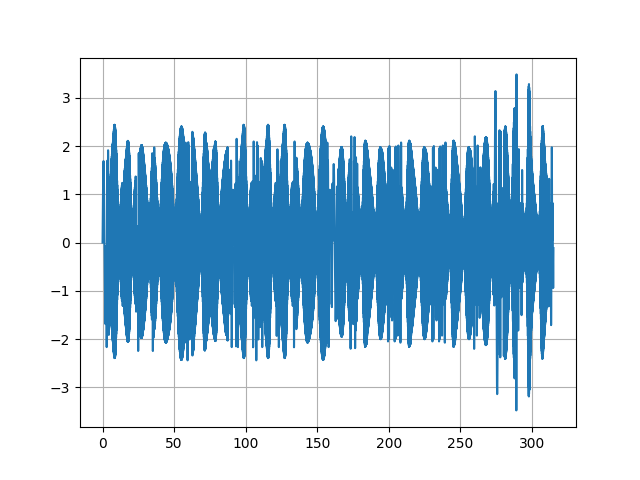
#> input picture GUI DESKARM/images data/ddq1.png, 640 x 480 px
$ python -i image_processor.py   (imports and definitions only)
#> lines starting #> are read from the running program, lines starting #| are printed output that depends on the picture; after the words box and inside, x2 and y2 are one past the last pixel; in counts of white or black regions, pixels touching at a corner belong together
#> further down, picture is the input picture: shape (480, 640, 3); mean B, G, R 232.9, 217.5, 195.3
import cv2
import numpy as np
import base64
import io
from PIL import Image
from svgpathtools import svg2paths, Path, Line, Arc, CubicBezier, QuadraticBezier
import tempfile
import os

# [320 lines left out: functions process_image, _process_raster, _process_svg, analyze_complexity, not called in this run]

def _skeletonize(img):
    """
    Robust Skeletonization using Zhang-Suen Thinning Algorithm (Manual Implementation).
    Ensures 1-pixel width lines and preserves connectivity.
    """
    # 1. Binary image (0 or 1)
    img = img.copy() // 255
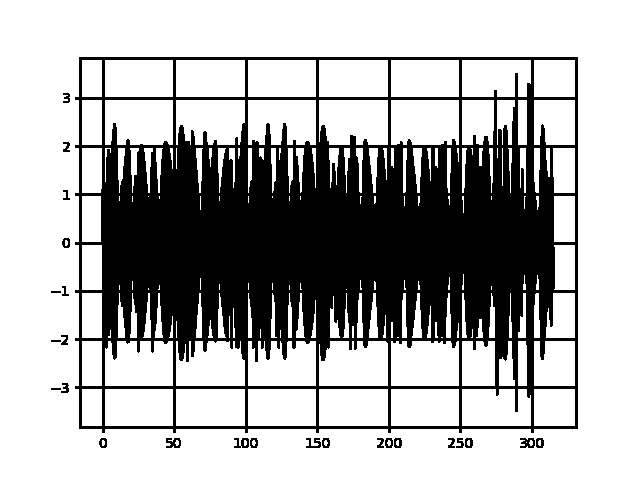
#> img: shape (480, 640, 3); values 0 (black) and 1 (white), 68.5% white; 25 black regions, largest, box (x1, y1, x2, y2) and area: (75, 57, 578, 433) 95394, (166, 438, 181, 448) 102, (520, 438, 535, 448) 101
    prev = np.zeros(img.shape, np.uint8)

    # Fast loop using OpenCV lookup tables or just standard thinning steps
    # Standard Step 1 & Step 2 of Zhang-Suen

    # [6 lines left out: function thinning_iteration, not called in this run]

    # Fallback to improved morphological skeletonization
    # It's faster and reliable enough for this application
    skel = np.zeros(img.shape, np.uint8)
    element = cv2.getStructuringElement(cv2.MORPH_CROSS, (3,3))
    temp = img.copy() * 255 # Back to 0-255

    while True:
        eroded = cv2.erode(temp, element)
        temp_ = cv2.dilate(eroded, element)
        temp_ = cv2.subtract(temp, temp_)
        skel = cv2.bitwise_or(skel, temp_)
        temp = eroded.copy()
        if cv2.countNonZero(temp) == 0:
            break
#> this loop made 1 pass
#> pass 1, in _skeletonize, `eroded = cv2.erode(temp, element)`:
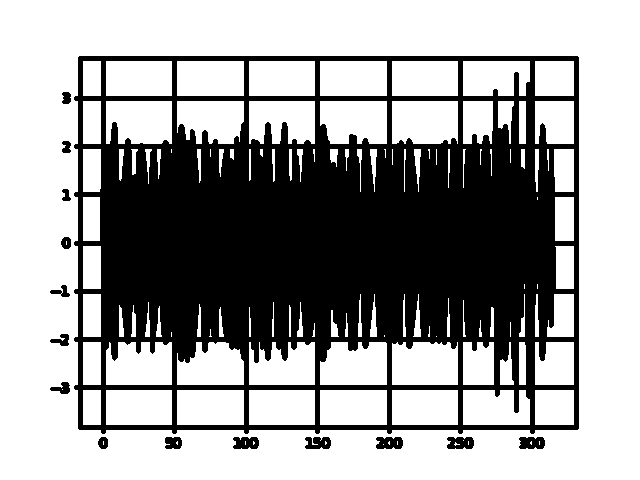
#> eroded: shape (480, 640, 3); 62.9% white; 15 black regions, largest, box (x1, y1, x2, y2) and area: (74, 56, 579, 434) 111510, (376, 437, 403, 449) 277, (447, 437, 474, 449) 274
#> pass 1, in _skeletonize, `temp_ = cv2.dilate(eroded, element)`:
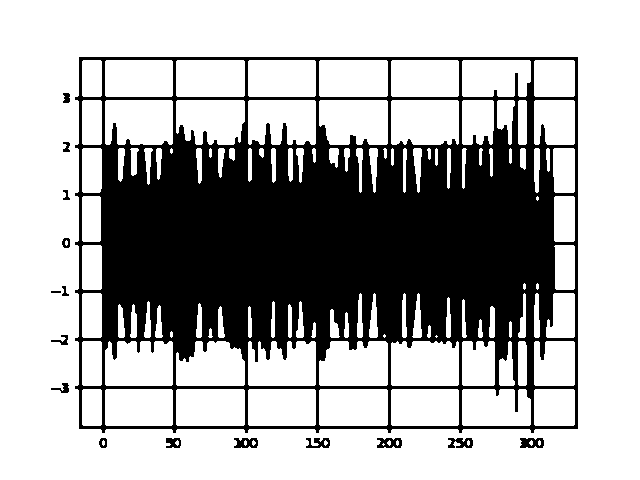
#> temp_: shape (480, 640, 3); 67.6% white; 16 black regions, largest, box (x1, y1, x2, y2) and area: (75, 57, 578, 433) 97977, (520, 438, 544, 448) 186, (377, 438, 402, 448) 182
#> pass 1, in _skeletonize, `temp_ = cv2.subtract(temp, temp_)`:
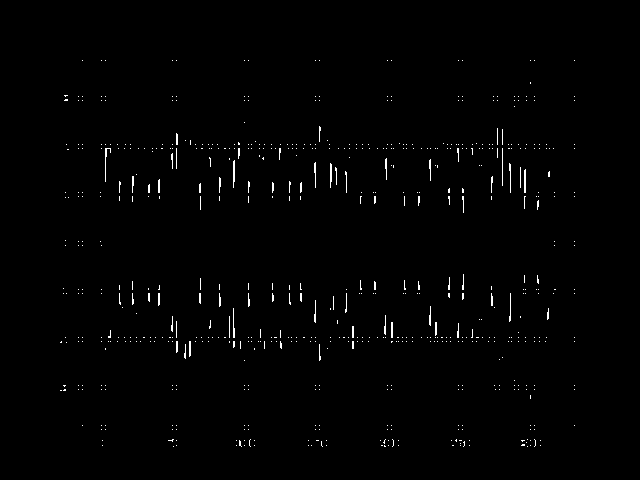
#> temp_: shape (480, 640, 3); 0.89% white in thin lines or dots, all inside (x1, y1, x2, y2) = (60, 60, 575, 447)

    return skel

# [238 lines left out: functions _prune_skeleton, _process_vector_bw, _chaikin_smooth, _sort_paths, optimize_patches, not called in this run]

>>> import cv2
>>> picture = cv2.imread('../images data/ddq1.png')
#> (the run stopped early here; a loop or call above may not have finished)

$ run again, on GUI DESKARM/images data/ddq2.png
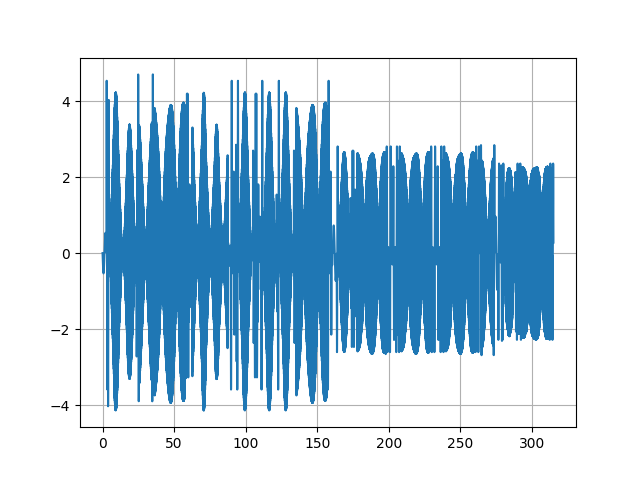
#> input picture GUI DESKARM/images data/ddq2.png, 640 x 480 px
#> picture is the input picture: shape (480, 640, 3); mean B, G, R 230.6, 213.1, 187.8
#> in _skeletonize, `img = img.copy() // 255`:
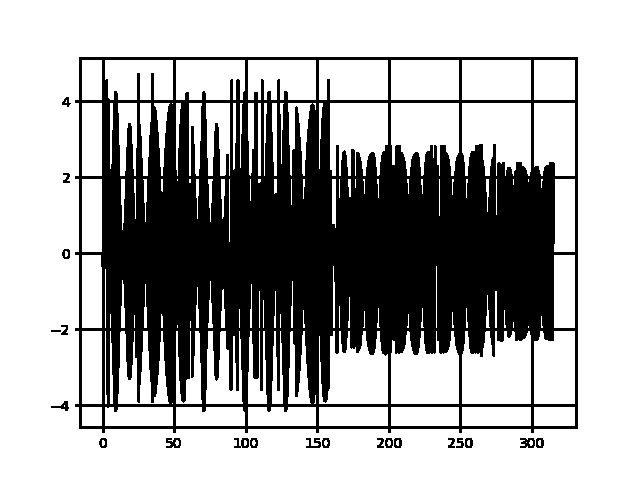
#> img: shape (480, 640, 3); values 0 (black) and 1 (white), 65.4% white; 21 black regions, largest, box (x1, y1, x2, y2) and area: (75, 57, 578, 433) 105010, (166, 438, 181, 448) 102, (520, 438, 535, 448) 101
#> the loop in _skeletonize, `while True:` made 1 pass
#> pass 1, in _skeletonize, `temp_ = cv2.subtract(temp, temp_)`:
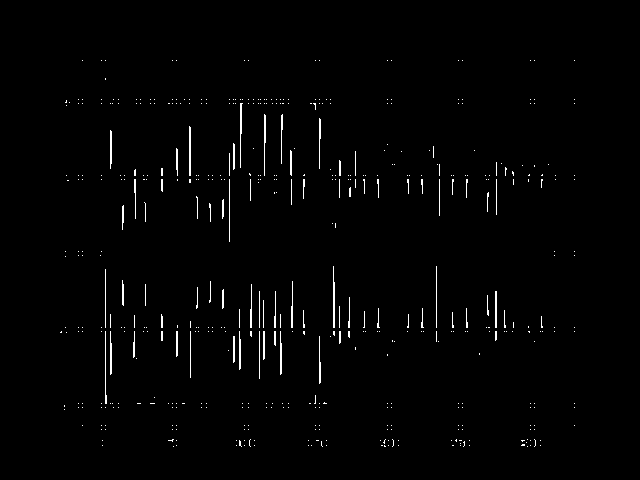
#> temp_: shape (480, 640, 3); 1.3% white in thin lines or dots, all inside (x1, y1, x2, y2) = (60, 60, 575, 447)

$ run again, on GUI DESKARM/images data/dq1.png
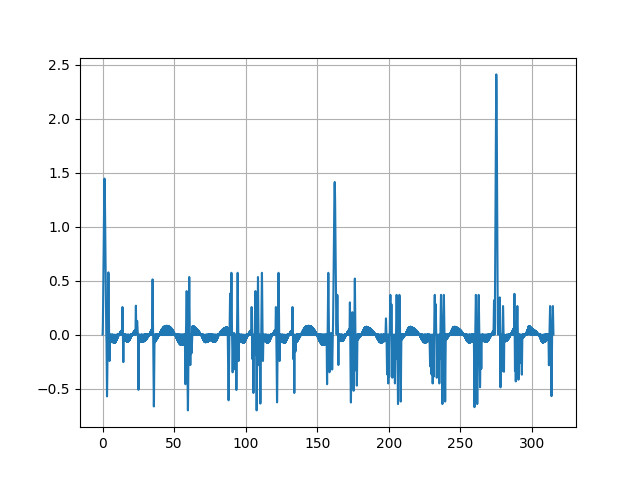
#> input picture GUI DESKARM/images data/dq1.png, 640 x 480 px
#> picture is the input picture: shape (480, 640, 3); mean B, G, R 247.2, 244.1, 239.5
#> in _skeletonize, `img = img.copy() // 255`:
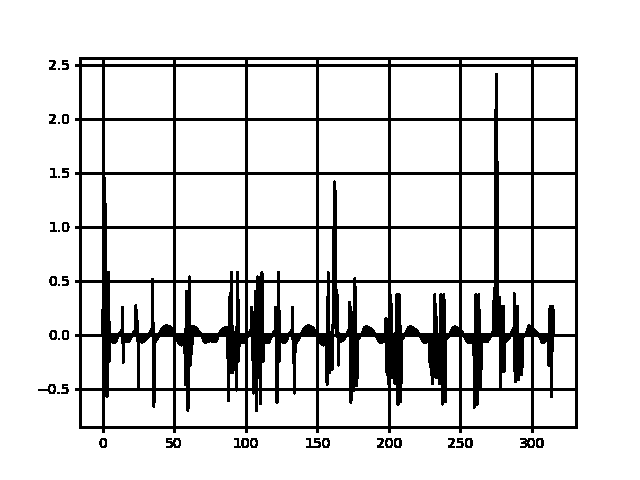
#> img: shape (480, 640, 3); values 0 (black) and 1 (white), 86.7% white; 36 black regions (7 under 20 px), largest, box (x1, y1, x2, y2) and area: (75, 57, 578, 433) 39172, (166, 438, 181, 448) 102, (520, 438, 535, 448) 101
#> the loop in _skeletonize, `while True:` made 1 pass
#> pass 1, in _skeletonize, `temp_ = cv2.subtract(temp, temp_)`:
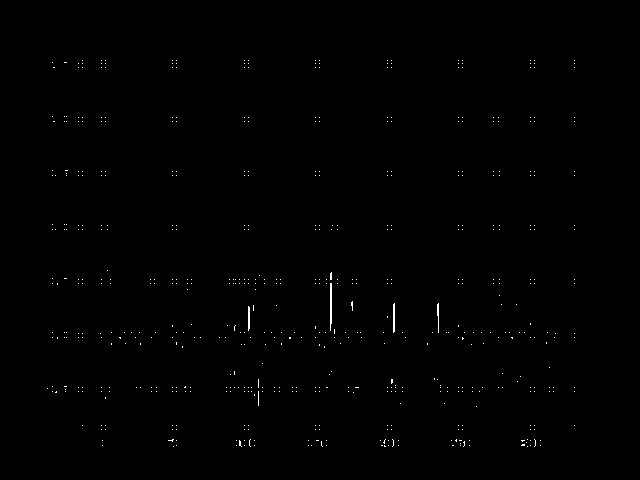
#> temp_: shape (480, 640, 3); 0.33% white in thin lines or dots, all inside (x1, y1, x2, y2) = (47, 60, 575, 447)

$ run again, on GUI DESKARM/images data/dq2.png
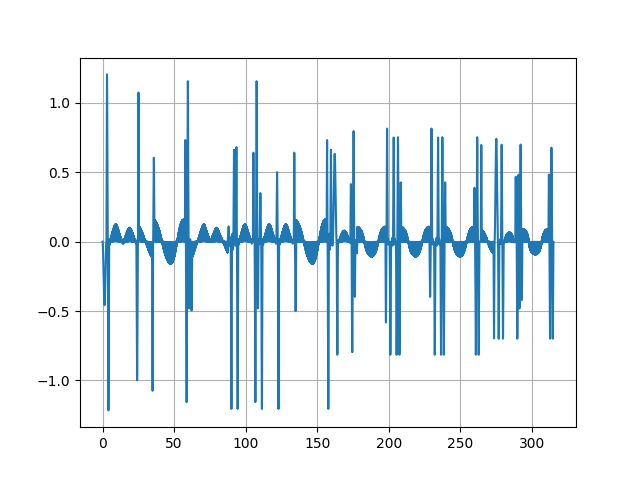
#> input picture GUI DESKARM/images data/dq2.png, 640 x 480 px
#> picture is the input picture: shape (480, 640, 3); mean B, G, R 245.2, 240.1, 232.7
#> in _skeletonize, `img = img.copy() // 255`:
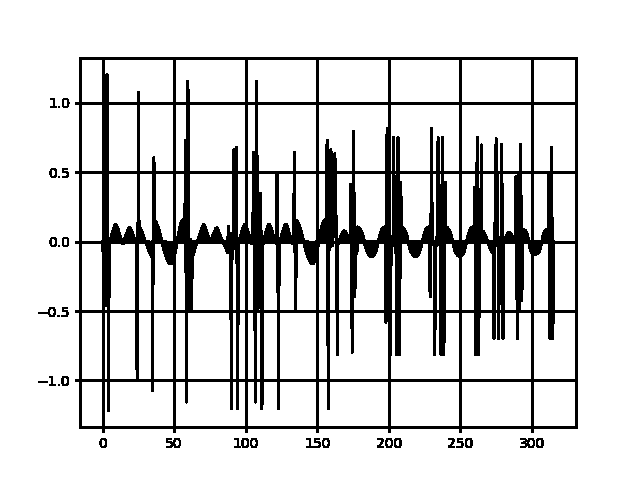
#> img: shape (480, 640, 3); values 0 (black) and 1 (white), 83.8% white; 31 black regions (5 under 20 px), largest, box (x1, y1, x2, y2) and area: (75, 57, 578, 433) 48388, (166, 438, 181, 448) 102, (520, 438, 535, 448) 101
#> the loop in _skeletonize, `while True:` made 1 pass
#> pass 1, in _skeletonize, `temp_ = cv2.subtract(temp, temp_)`:
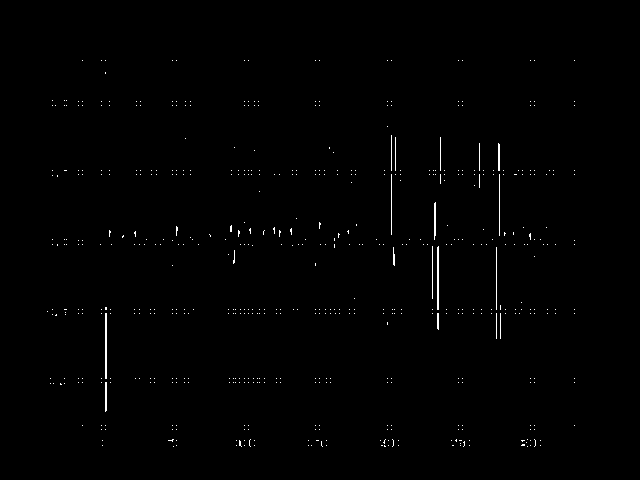
#> temp_: shape (480, 640, 3); 0.57% white in thin lines or dots, all inside (x1, y1, x2, y2) = (47, 60, 575, 447)
